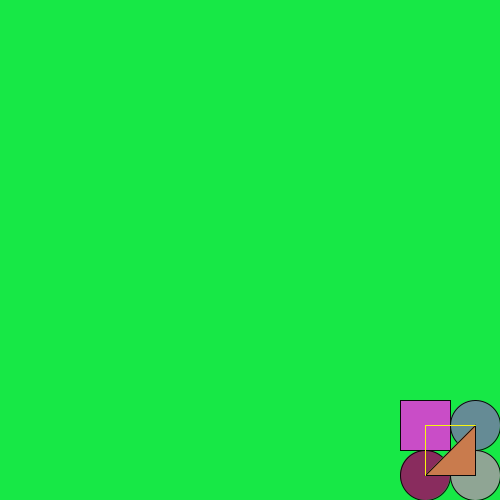
Frame 1 (no input)
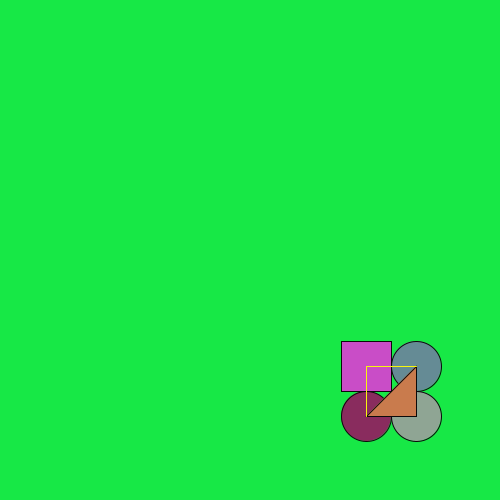
Frame 60 (the mouse pressed at the canvas centre just before this capture)
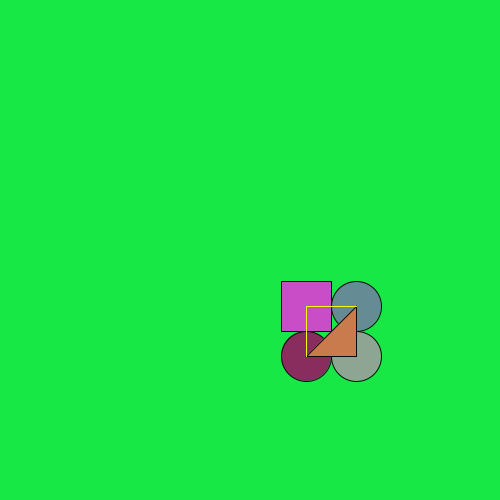
Frame 120 (the mouse held since frame 60 and released just before this capture)

The Processing sketch that drew these frames (run headless with seeded random() and noise(); from frame 60 on, the mouse is pressed at the canvas centre):

// Processing sketch: sketch_170929e
// ── sketch_170929e.pde
int x = 475;
int y = 475;

void setup() {
  size(500, 500);
}

void draw() {
  background(#17E846);

  //Draw the image
  stroke(#0A0A0A);
  fill(#8FA594);
  ellipse(x, y, 50, 50);
  fill(#658B95);
  ellipse(x, y-50, 50, 50);
  fill(#892C5E);
  ellipse(x-50, y, 50, 50);
  fill(#C97B4D);
  triangle(x, y, x, y-50, x-50, y);
  fill(#C94DC7);
  rect(x-75, y-75, 50, 50);
  stroke(#F7F70F);
  line(x, y-50, x-50, y-50);
  line(x-50, y, x-50, y-50);

  //Move the image
  //Method 2
  if (x > 75) {
    x = x-1;
    y = y-1;
  }
  println("x ",x,"y ",y); 

  // Method 1 
  // if (x == 75) {
  //   noLoop();
  // }
}
